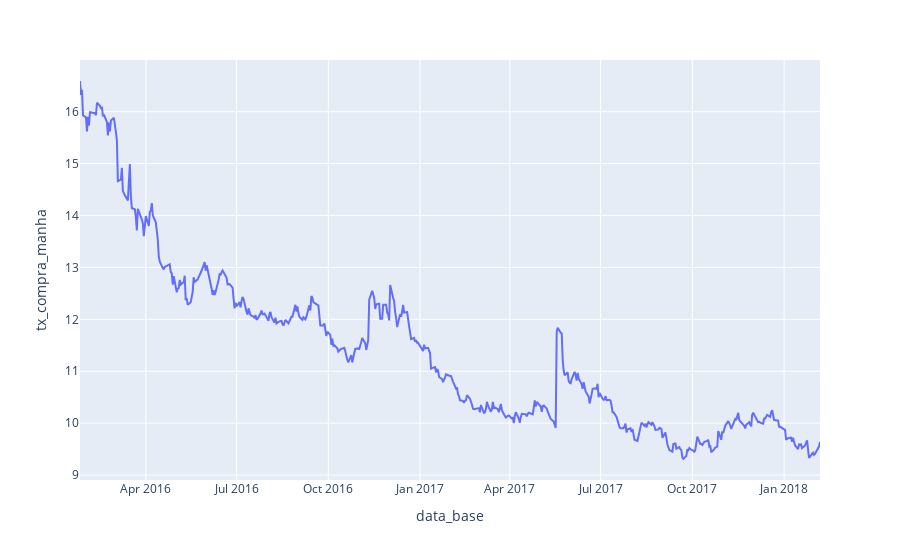

Source (notebook cell):
### Code cell
#Every bond will have a tendency to decay in yield as it approaches maturity. Remember that the rate is fixed, while the face value varies, altering the amount received by the final holder.
px.line(pre_fixado_long.query("data_vencimento == '2023-01-01'"), x = 'data_base', y = 'tx_compra_manha')
# But why are there dates only up to a few years before the bond's maturity?

### Figure 1 — Plotly figure (JSON) as saved in the notebook; plotly's stock layout.template omitted (floating-point values rounded to 4 significant figures; data arrays with more than 128 entries replaced by an {"elided": "..."} marker saying what was removed)
{"data": [{"hovertemplate": "data_base=%{x}<br>tx_compra_manha=%{y}<extra></extra>", "legendgroup": "", "line": {"color": "#636efa", "dash": "solid"}, "marker": {"symbol": "circle"}, "mode": "lines", "name": "", "orientation": "v", "showlegend": false, "type": "scatter", "x": {"elided": "505 str values"}, "xaxis": "x", "y": {"elided": "505 float values"}, "yaxis": "y"}], "layout": {"autosize": true, "legend": {"tracegroupgap": 0}, "margin": {"t": 60}, "xaxis": {"anchor": "y", "autorange": true, "domain": [0, 1], "range": ["2016-01-26", "2018-02-06"], "title": {"text": "data_base"}, "type": "date"}, "yaxis": {"anchor": "x", "autorange": true, "domain": [0, 1], "range": [8.906, 16.99], "title": {"text": "tx_compra_manha"}, "type": "linear"}}}
